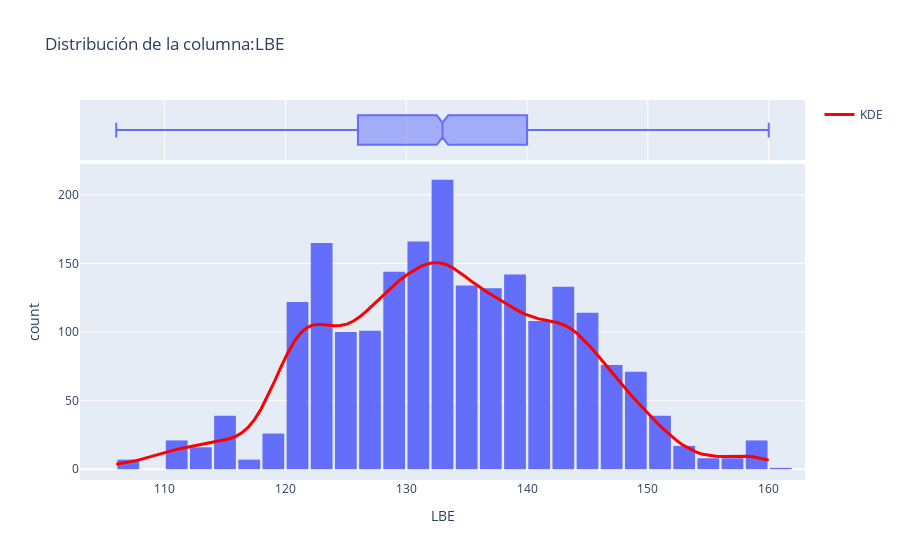

Notebook source saved alongside this figure:
### Markdown cell above
### 3.1 Histogramas

### Code cell
visualization.plot_interactive_histogram(datos_imputados, column='LBE')

### Figure 1 — Plotly figure (JSON) as saved in the notebook; plotly's stock layout.template omitted (floating-point values rounded to 4 significant figures; data arrays with more than 128 entries replaced by an {"elided": "..."} marker saying what was removed)
{"data": [{"bingroup": "x", "hovertemplate": "LBE=%{x}<br>count=%{y}<extra></extra>", "legendgroup": "", "marker": {"color": "#636efa", "pattern": {"shape": ""}}, "name": "", "nbinsx": 30, "orientation": "v", "showlegend": false, "type": "histogram", "x": {"elided": "2129 float values"}, "xaxis": "x", "yaxis": "y"}, {"customdata": {"elided": "2129x39 mixed values"}, "hovertemplate": "LBE=%{x}<br>FileName=%{customdata[0]}<br>Date=%{customdata[1]}<br>SegFile=%{customdata[2]}<br>b=%{customdata[3]}<br>e=%{customdata[4]}<br>LB=%{customdata[5]}<br>AC=%{customdata[6]}<br>FM=%{customdata[7]}<br>UC=%{customdata[8]}<br>ASTV=%{customdata[9]}<br>MSTV=%{customdata[10]}<br>ALTV=%{customdata[11]}<br>MLTV=%{customdata[12]}<br>DL=%{customdata[13]}<br>DS=%{customdata[14]}<br>DP=%{customdata[15]}<br>DR=%{customdata[16]}<br>Width=%{customdata[17]}<br>Min=%{customdata[18]}<br>Max=%{customdata[19]}<br>Nmax=%{customdata[20]}<br>Nzeros=%{customdata[21]}<br>Mode=%{customdata[22]}<br>Mean=%{customdata[23]}<br>Median=%{customdata[24]}<br>Variance=%{customdata[25]}<br>Tendency=%{customdata[26]}<br>A=%{customdata[27]}<br>B=%{customdata[28]}<br>C=%{customdata[29]}<br>D=%{customdata[30]}<br>E=%{customdata[31]}<br>AD=%{customdata[32]}<br>DE=%{customdata[33]}<br>LD=%{customdata[34]}<br>FS=%{customdata[35]}<br>SUSP=%{customdata[36]}<br>CLASS=%{customdata[37]}<br>NSP=%{customdata[38]}<extra></extra>", "legendgroup": "", "marker": {"color": "#636efa"}, "name": "", "notched": true, "showlegend": false, "type": "box", "x": {"elided": "2129 float values"}, "xaxis": "x2", "yaxis": "y2"}, {"line": {"color": "red", "width": 3}, "mode": "lines", "name": "KDE", "type": "scatter", "x": [106.0, 106.5, 107.1, 107.6, 108.2, 108.7, 109.3, 109.8, 110.4, 110.9, 111.5, 112.0, 112.5, 113.1, 113.6, 114.2, 114.7, 115.3, 115.8, 116.4, 116.9, 117.5, 118.0, 118.5, 119.1, 119.6, 120.2, 120.7, 121.3, 121.8, 122.4, 122.9, 123.5, 124.0, 124.5, 125.1, 125.6, 126.2, 126.7, 127.3, 127.8, 128.4, 128.9, 129.5, 130.0, 130.5, 131.1, 131.6, 132.2, 132.7, 133.3, 133.8, 134.4, 134.9, 135.5, 136.0, 136.5, 137.1, 137.6, 138.2, 138.7, 139.3, 139.8, 140.4, 140.9, 141.5, 142.0, 142.5, 143.1, 143.6, 144.2, 144.7, 145.3, 145.8, 146.4, 146.9, 147.5, 148.0, 148.5, 149.1, 149.6, 150.2, 150.7, 151.3, 151.8, 152.4, 152.9, 153.5, 154.0, 154.5, 155.1, 155.6, 156.2, 156.7, 157.3, 157.8, 158.4, 158.9, 159.5, 160.0], "y": [3.674, 4.389, 5.251, 6.298, 7.533, 8.917, 10.37, 11.79, 13.1, 14.28, 15.34, 16.33, 17.27, 18.2, 19.09, 19.96, 20.86, 21.98, 23.67, 26.34, 30.46, 36.34, 44.09, 53.47, 63.91, 74.6, 84.61, 93.1, 99.47, 103.5, 105.4, 105.7, 105.2, 104.7, 104.7, 105.8, 108.0, 111.3, 115.4, 120.0, 124.7, 129.4, 133.8, 137.8, 141.4, 144.6, 147.3, 149.3, 150.5, 150.5, 149.3, 147.0, 143.9, 140.3, 136.6, 133.2, 130.0, 127.0, 124.1, 121.1, 118.2, 115.4, 113.0, 111.1, 109.8, 108.8, 107.9, 106.8, 105.0, 102.3, 98.72, 94.2, 88.98, 83.3, 77.41, 71.51, 65.73, 60.11, 54.65, 49.31, 44.09, 38.99, 34.05, 29.35, 24.97, 21.01, 17.55, 14.68, 12.45, 10.86, 9.884, 9.429, 9.358, 9.499, 9.659, 9.664, 9.384, 8.76, 7.811, 6.624]}], "layout": {"bargap": 0.1, "barmode": "relative", "legend": {"tracegroupgap": 0}, "title": {"text": "Distribución de la columna:LBE"}, "xaxis": {"anchor": "y", "domain": [0, 1], "title": {"text": "LBE"}}, "xaxis2": {"anchor": "y2", "domain": [0, 1], "matches": "x", "showgrid": true, "showticklabels": false}, "yaxis": {"anchor": "x", "domain": [0, 0.8316], "title": {"text": "count"}}, "yaxis2": {"anchor": "x2", "domain": [0.8416, 1], "matches": "y2", "showgrid": false, "showline": false, "showticklabels": false, "ticks": ""}}}
